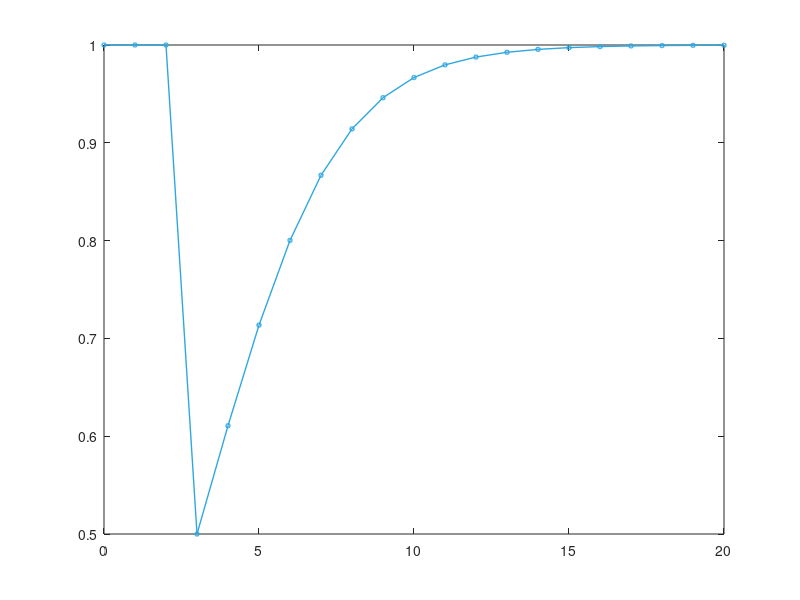

MATLAB code for this plot:
% This file generates the response of a single community to external
% perturbations

% This file can be used to generate Fig. 3c


x0 = 1;
T = 20;
dt = 1;
steps = T / dt;
time = 0:dt:T;
disturbance_time = 4;
disturbance_value = 0.5;



s = 0.4; 
r = s;
x1 = zeros(1, steps+1); 
x1(1) = x0;
for k = 1:steps
    if k == disturbance_time, x1(k) = disturbance_value; end
    x1(k+1) = x1(k) * exp(r - s*x1(k));
end
gr1 = exp(r - s * x1(1:end-1)) - 1;
stab1 = -log(abs(1 - s))

plot(time, x1, '-o',  'Color', [46 167 224]/255, 'LineWidth', 1, 'MarkerSize', 3); 
